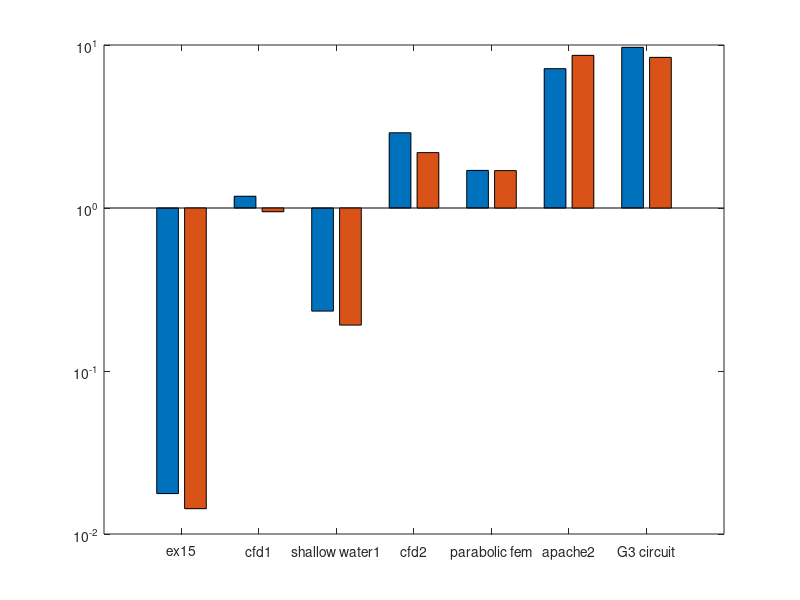

Recreate this plot in MATLAB. (Note: this script raises an error after producing the figure.)
%% Carlo Radice 807159
% preliminary operations 
clc;
clear;

% matrices by dimension
matrices = {'ex15'; 'cfd1'; 'shallow water1'; 'cfd2'; 'parabolic fem'; 'apache2'; 'G3 circuit'};       

%% time comparison matlab
% matlab time
%    windows  ubuntu
MT = [0.0177, 0.0143; 
      1.1807, 0.9488;
      0.2331, 0.1913;
      2.8942, 2.1868;
      1.7010, 1.6961;
      7.1606, 8.6413; 
      9.6780, 8.3968];
  
figure(1)
hb = bar(MT);
set(gca,'YScale','log')
set(gca,'xticklabel', matrices)

for i=length(hb)
    text(hb(i).XData-hb(i).XOffset, hb(1).YData, num2str(MT(:,1),'%.3f'),  'VerticalAlignment','bottom','horizontalalign','center');
    text(hb(i).XData+hb(i).XOffset, hb(2).YData, num2str(MT(:,2),'%.3f'),  'VerticalAlignment','bottom','horizontalalign','center');
end

xlabel('size', 'FontSize', 14);
ylabel('time', 'FontSize', 14);
title('Comparison of time required in matlab', 'FontSize', 14);
legend('windows', 'ubuntu')
grid

%% time comparison eigen (c++) 
% eigen time
%    windows  ubuntu
ET = [0.1796, 0.1177;
      105.13, 142.35;
      2.9796, 3.5251;
      334.02, 640;
      55.008, 77.029;
      1321.0, 1792.4;
      633.13, 841.00];

figure(2)
hb = bar(ET);
set(gca,'YScale','log')
set(gca,'xticklabel', matrices)

for i=length(hb)
    text(hb(i).XData-hb(i).XOffset, hb(1).YData, num2str(ET(:,1),'%.3f'),  'VerticalAlignment','bottom','horizontalalign','center');
    text(hb(i).XData+hb(i).XOffset, hb(2).YData, num2str(ET(:,2),'%.3f'),  'VerticalAlignment','bottom','horizontalalign','center');
end

xlabel('size', 'FontSize', 14);
ylabel('time', 'FontSize', 14);
title('Comparison of the time required in eigen (c++)', 'FontSize', 14);
legend('windows', 'ubuntu')
grid

%% time comparison windows
% windows time
%     matlab  eigen (c++)
WT = [0.0177, 0.1796;
      1.1807, 105.13;
      0.2331, 2.9796;
      2.8942, 334.02;
      1.7010, 55.008;
      7.1606, 1321.0;
      9.6780, 633.13];
  
figure(3)
hb = bar(WT);
set(gca,'YScale','log')
set(gca,'xticklabel', matrices)

for i=length(hb)
    text(hb(i).XData-hb(i).XOffset, hb(1).YData, num2str(WT(:,1),'%.3f'),  'VerticalAlignment','bottom','horizontalalign','center');
    text(hb(i).XData+hb(i).XOffset, hb(2).YData, num2str(WT(:,2),'%.3f'),  'VerticalAlignment','bottom','horizontalalign','center');
end

xlabel('size', 'FontSize', 14);
ylabel('time', 'FontSize', 14);
title('Comparison of the time required in windows', 'FontSize', 14);
legend('matlab', 'eigen (c++)')
grid

%% time comparison ubuntu
% ubuntu time 
%     matlab  eigen (c++)
UT = [0.0143, 0.1177;
      0.9488, 142.35;
      0.1913, 3.5251;
      2.1868, 640;
      1.6961, 77.029;
      8.6413, 1792.4;
      8.3968, 841.00];
 
figure(4)
hb = bar(UT);
set(gca,'YScale','log')
set(gca,'xticklabel', matrices)

for i=length(hb)
    text(hb(i).XData-hb(i).XOffset, hb(1).YData, num2str(UT(:,1),'%.3f'),  'VerticalAlignment','bottom','horizontalalign','center');
    text(hb(i).XData+hb(i).XOffset, hb(2).YData, num2str(UT(:,2),'%.3f'),  'VerticalAlignment','bottom','horizontalalign','center');
end

xlabel('size', 'FontSize', 14);
ylabel('time', 'FontSize', 14);
title('Comparison of the time required in ubuntu', 'FontSize', 14);
legend('matlab', 'eigen (c++)')
grid